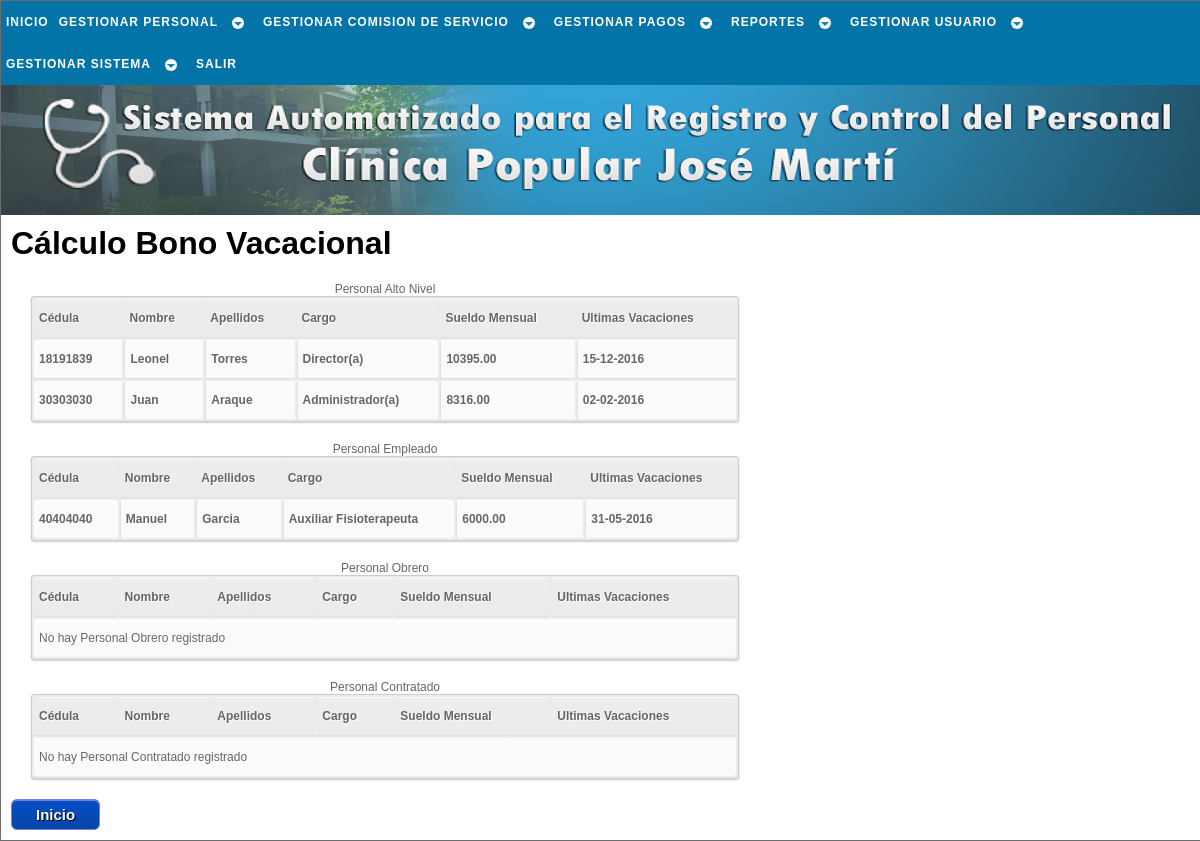
Page /php/pago/calc_bono_vac_a.php (signed in) on the earlier database version.
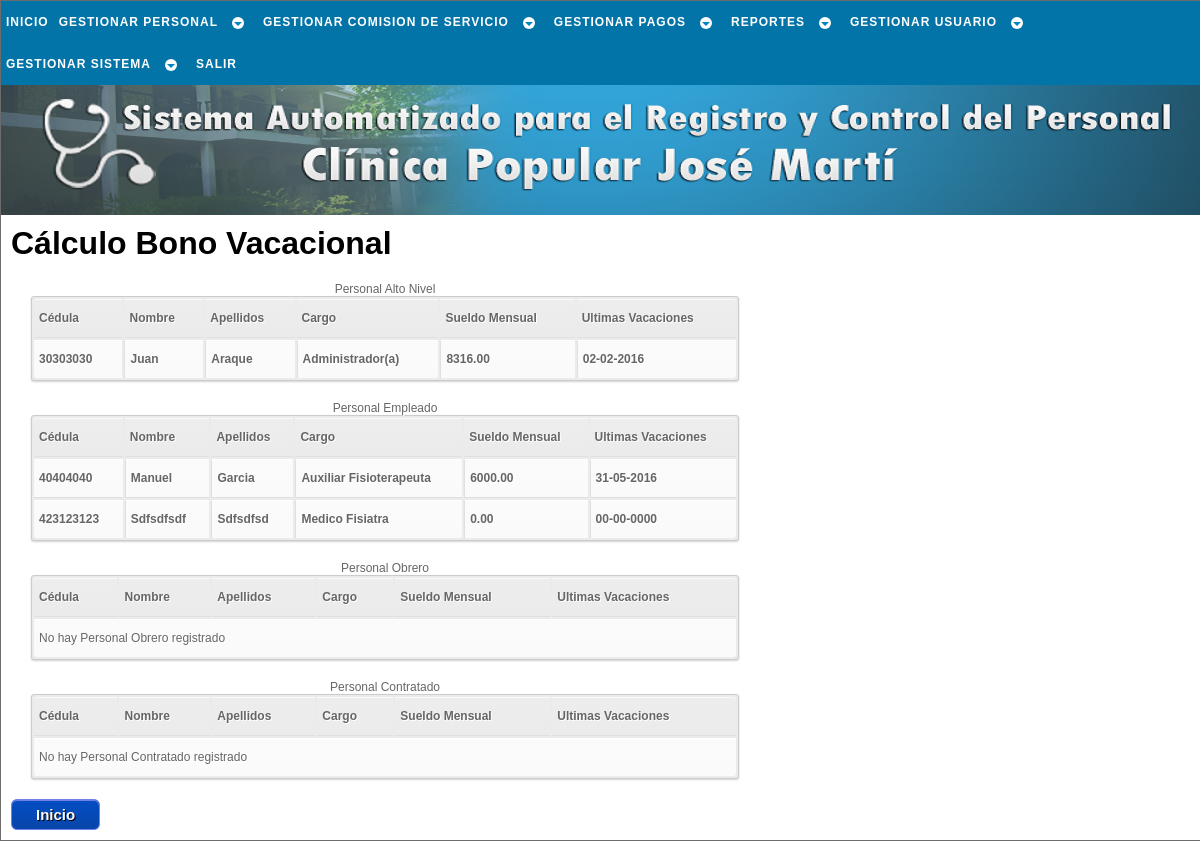
Same page on the later database version.
### tables this page shows
CREATE TABLE `laboral` (
  `cedula` int(12) NOT NULL,
  `sueldo_mensual` decimal(7,2) NOT NULL,
  `fecha_ingreso` date NOT NULL,
  `condicion` varchar(10) NOT NULL,
  `cargo` varchar(23) NOT NULL,
  `rango` varchar(22) NOT NULL,
  `area_desemp` varchar(14) NOT NULL,
  `resolucion` varchar(40) NOT NULL,
  `ley` varchar(5) NOT NULL,
  PRIMARY KEY (`cedula`),
  CONSTRAINT `laboral_ibfk_1` FOREIGN KEY (`cedula`) REFERENCES `trabajador` (`cedula`) ON UPDATE CASCADE
);

CREATE TABLE `trabajador` (
  `cedula` int(12) NOT NULL,
  `nombre` varchar(30) NOT NULL,
  `apellido` varchar(30) NOT NULL,
  `ciudadania` varchar(15) NOT NULL,
  `pasaporte` varchar(30) NOT NULL,
  `libreta_militr` varchar(30) NOT NULL,
  `fe_nac` date NOT NULL,
  `lug_nac` varchar(30) NOT NULL,
  `est_civil` varchar(15) NOT NULL,
  `nconyugue` varchar(50) NOT NULL,
  `estudia` int(1) NOT NULL,
  `direccion` varchar(50) NOT NULL,
  `telefono` varchar(12) NOT NULL,
  `telefono_em` varchar(12) NOT NULL,
  `estado` tinyint(1) NOT NULL,
  `actualizado` date NOT NULL,
  PRIMARY KEY (`cedula`)
);

### php/_sql/conslt_trabj_sql.php (called while the page is built, shortened)
<?php
	function conslt_rango_trb($cnx_bd,$dato1,$dato2){
		$sql = "SELECT trabajador.cedula,nombre,apellido,cargo,sueldo_mensual,fecha_ingreso
				FROM trabajador
				JOIN laboral ON laboral.cedula = trabajador.cedula
				WHERE rango = '$dato1'
				AND condicion = '$dato2'
				AND estado = 1
				ORDER BY sueldo_mensual
				DESC";
		$resultado = $cnx_bd->query($sql);
		return $resultado;
	}
	function conslt_fch($cnx_bd,$campo,$tabla,$ced){
		$sql = "SELECT $campo
				FROM $tabla
				WHERE cedula = '$ced'
				ORDER BY $campo
				DESC
				LIMIT 1";
		$resultado = $cnx_bd->query($sql);
		return $resultado;
	}
?>

### php/pago/calc_bono_vac_a.php (the view, shortened to what the changed rows need)
<!DOCTYPE html PUBLIC "-//W3C//DTD XHTML 1.1//EN" "http://www.w3.org/TR/xhtml11/DTD/xhtml11.dtd" />
<html xmlns="http://www.w3.org/1999/xhtml" xml:lang="es" lang="es" dir="ltr">
	<head>
		<link rel="stylesheet" href="../../css/estilo.css" type="text/css" media="screen" />
    </head>
	<body>
		<div id="cuerpo">
			<div id="pagina">
				<?php
					$cnx_bd = conexion();
					include('../_sql/conslt_trabj_sql.php');
					$alto = conslt_rango_trb($cnx_bd,'Personal de Alto Nivel','Fijo');
					$empleado = conslt_rango_trb($cnx_bd,'Personal Empleado','Fijo');
				?>
				<h1>Cálculo Bono Vacacional</h1>
				<table id="tabla">
					<caption>Personal Alto Nivel</caption>
					<tr>
						<th>Cédula</th>
						<th>Nombre</th>
						<th>Apellidos</th>
						<th>Cargo</th>
						<th>Sueldo Mensual</th>
						<th>Ultimas Vacaciones</th>
					</tr>
					<?php
					if ($alto->num_rows < 1) {
					?>
					<tr>
						<td colspan="6">No hay Personal de Alto Nivel registrado</td>
					</tr>
					<?php
					}else{
						while ($fila = $alto->fetch_object()){
							$fcha = conslt_fch($cnx_bd,'ini_vacac','bono_vacac',$fila->cedula);
							$fch_fila = $fcha->fetch_object();
							$d='00';$m='00';$a='0000';
							if (isset($fch_fila)) list($a,$m,$d) = explode('-', $fch_fila->ini_vacac);
					?>
							<tr>
								<td><a href="calc_bono_vac_b.php?c=<?=$fila->cedula?>" title="Click para calcular el bono vacacional del trabajador"><?=$fila->cedula?></a></td>
								<td><a href="calc_bono_vac_b.php?c=<?=$fila->cedula?>" title="Click para calcular el bono vacacional del trabajador"><?=$fila->nombre?></a></td>
								<td><a href="calc_bono_vac_b.php?c=<?=$fila->cedula?>" title="Click para calcular el bono vacacional del trabajador"><?=$fila->apellido?></a></td>
								<td><a href="calc_bono_vac_b.php?c=<?=$fila->cedula?>" title="Click para calcular el bono vacacional del trabajador"><?=$fila->cargo?></a></td>
								<td><a href="calc_bono_vac_b.php?c=<?=$fila->cedula?>" title="Click para calcular el bono vacacional del trabajador"><?=$fila->sueldo_mensual?></a></td>
								<td><a href="calc_bono_vac_b.php?c=<?=$fila->cedula?>" title="Click para calcular el bono vacacional del trabajador"><?=$d.'-'.$m.'-'.$a?></a></td>
							</tr>
					<?php
						}
					}
					?>
				</table>
				<table id="tabla">
					<caption>Personal Empleado</caption>
					<tr>
						<th>Cédula</th>
						<th>Nombre</th>
						<th>Apellidos</th>
						<th>Cargo</th>
						<th>Sueldo Mensual</th>
						<th>Ultimas Vacaciones</th>
					</tr>
					<?php
					if ($empleado->num_rows < 1) {
					?>
					<tr>
						<td colspan="6">No hay Personal Empleado registrado</td>
					</tr>
					<?php
					}else{
						while ($fila = $empleado->fetch_object()){
							$fcha = conslt_fch($cnx_bd,'ini_vacac','bono_vacac',$fila->cedula);
							$fch_fila = $fcha->fetch_object();
							$d='00';$m='00';$a='0000';
							if (isset($fch_fila)) list($a,$m,$d) = explode('-', $fch_fila->ini_vacac);
					?>
							<tr>
								<td><a href="calc_bono_vac_b.php?c=<?=$fila->cedula?>" title="Click para calcular el bono vacacional del trabajador"><?=$fila->cedula?></a></td>
								<td><a href="calc_bono_vac_b.php?c=<?=$fila->cedula?>" title="Click para calcular el bono vacacional del trabajador"><?=$fila->nombre?></a></td>
								<td><a href="calc_bono_vac_b.php?c=<?=$fila->cedula?>" title="Click para calcular el bono vacacional del trabajador"><?=$fila->apellido?></a></td>
								<td><a href="calc_bono_vac_b.php?c=<?=$fila->cedula?>" title="Click para calcular el bono vacacional del trabajador"><?=$fila->cargo?></a></td>
								<td><a href="calc_bono_vac_b.php?c=<?=$fila->cedula?>" title="Click para calcular el bono vacacional del trabajador"><?=$fila->sueldo_mensual?></a></td>
								<td><a href="calc_bono_vac_b.php?c=<?=$fila->cedula?>" title="Click para calcular el bono vacacional del trabajador"><?=$d.'-'.$m.'-'.$a?></a></td>
							</tr>
					<?php
						}
					}
					?>
				</table>
				<table id="tabla">
					<caption>Personal Obrero</caption>
					<tr>
						<th>Cédula</th>
						<th>Nombre</th>
						<th>Apellidos</th>
						<th>Cargo</th>
						<th>Sueldo Mensual</th>
						<th>Ultimas Vacaciones</th>
					</tr>
				</table>
				<table id="tabla">
					<caption>Personal Contratado</caption>
					<tr>
						<th>Cédula</th>
						<th>Nombre</th>
						<th>Apellidos</th>
						<th>Cargo</th>
						<th>Sueldo Mensual</th>
						<th>Ultimas Vacaciones</th>
					</tr>
				</table>
			</div>
		</div>
	</body>
</html>

Differences in the rows shown:
no longer on this page (row unchanged): laboral: cedula.cedula "18191839", cedula.nombre "Leonel", cedula.apellido "Torres", cargo "Director(a)", sueldo_mensual "10395.00", d "15", m "12", a "2016", shown under "Personal Alto Nivel"
added laboral: cedula.cedula "423123123", cedula.nombre "Sdfsdfsdf", cedula.apellido "Sdfsdfsd", cargo "Medico Fisiatra", sueldo_mensual "0.00", d "00", m "00", a "0000", shown under "Personal Empleado"
